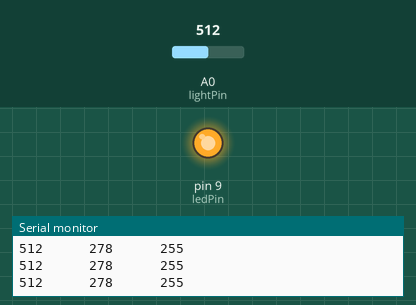
Bench run of a sketch on a simulated Arduino Uno, built with avr-gcc and run on an emulated ATmega328P. Shown: output pins drawn as LEDs (lit = HIGH), the last lines printed to the serial monitor. The test bench sets the inputs (shaded band); at power-on: A0 (lightPin) = 512.

Above: at 1.2 s.
1.3 s: A0 (lightPin) set to 490
At 2.5 s:
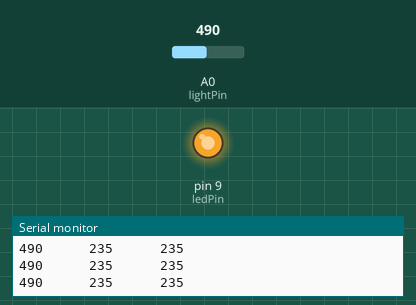
2.8 s: A0 (lightPin) set to 306
At 4.0 s:
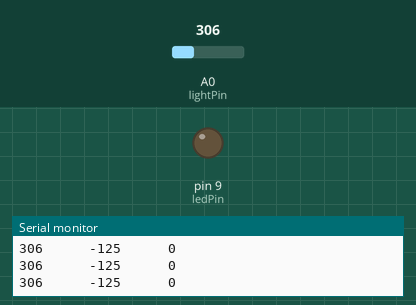
4.3 s: A0 (lightPin) set to 363
7.3 s: A0 (lightPin) set to 387
At 7.7 s:
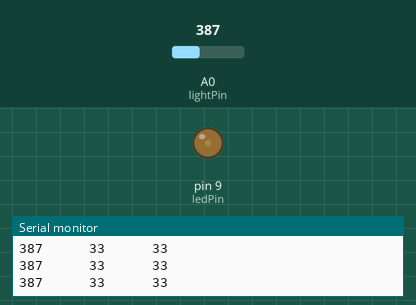
10.3 s: A0 (lightPin) set to 0
At 11.7 s:
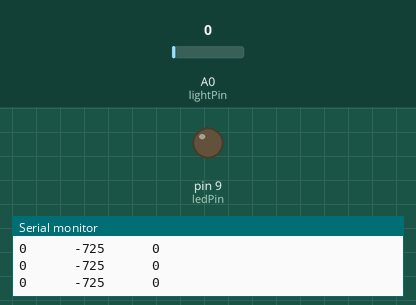
Timing chart, 0 to 12.8 s (numbered marks = the images above; inputs shaded):
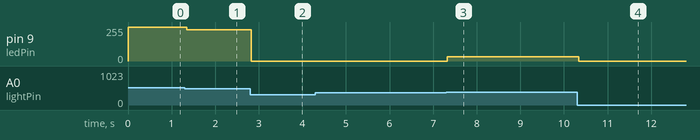

Measured:
- after the input at 1.3 s, pin 9 (ledPin): 255/255 → 235/255 at once
- after the input at 2.8 s, pin 9 (ledPin): 235/255 → 0/255 at once
- after the input at 7.3 s, pin 9 (ledPin): 0/255 → 33/255 at once
- after the input at 10.3 s, pin 9 (ledPin): 33/255 → 0/255 at once

The sketch:

photo_resistor.ino
```cpp
int lightPin = A0;
int ledPin = 9;

void setup() {
  pinMode(ledPin, OUTPUT);
  Serial.begin(9600);
}

void loop() {
  int lightLevelOrig = analogRead(lightPin);
  int lightLevelMapped;
  int lightLevelConstrained;

  lightLevelMapped = map(lightLevelOrig, 370, 500, 0, 255);
  lightLevelConstrained = constrain(lightLevelMapped, 0, 255);

  Serial.println(
    String(lightLevelOrig) + "      " +
    String(lightLevelMapped) + "      " +
    String(lightLevelConstrained));
  analogWrite(ledPin, lightLevelConstrained);
}
```
